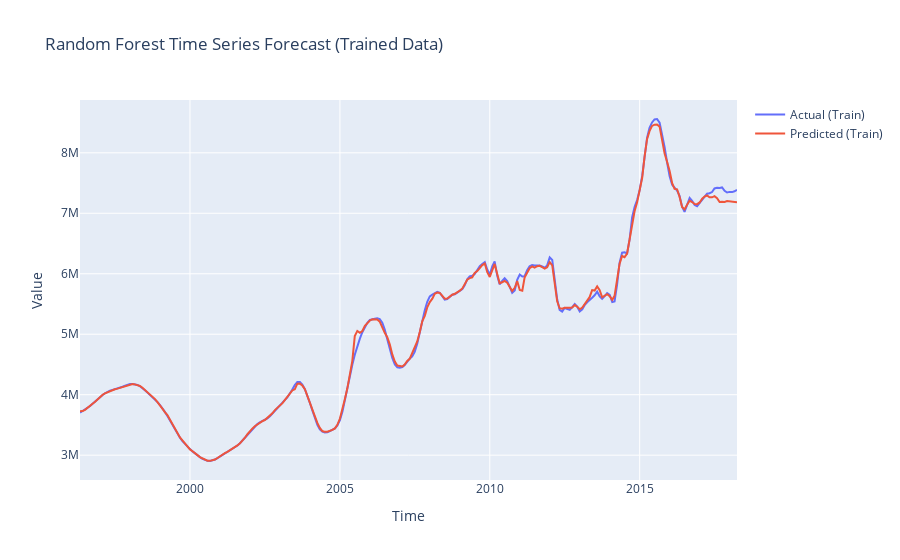

The notebook cell saved with this chart:
### Code cell


### Figure 1 — Plotly figure (JSON) as saved in the notebook; plotly's stock layout.template omitted (floating-point values rounded to 4 significant figures; data arrays with more than 128 entries replaced by an {"elided": "..."} marker saying what was removed)
{"data": [{"name": "Actual (Train)", "type": "scatter", "x": {"elided": "264 str values"}, "y": {"elided": "264 int values"}}, {"name": "Predicted (Train)", "type": "scatter", "x": {"elided": "264 str values"}, "y": {"elided": "264 float values"}}], "layout": {"title": {"text": "Random Forest Time Series Forecast (Trained Data)"}, "xaxis": {"title": {"text": "Time"}}, "yaxis": {"title": {"text": "Value"}}}}
